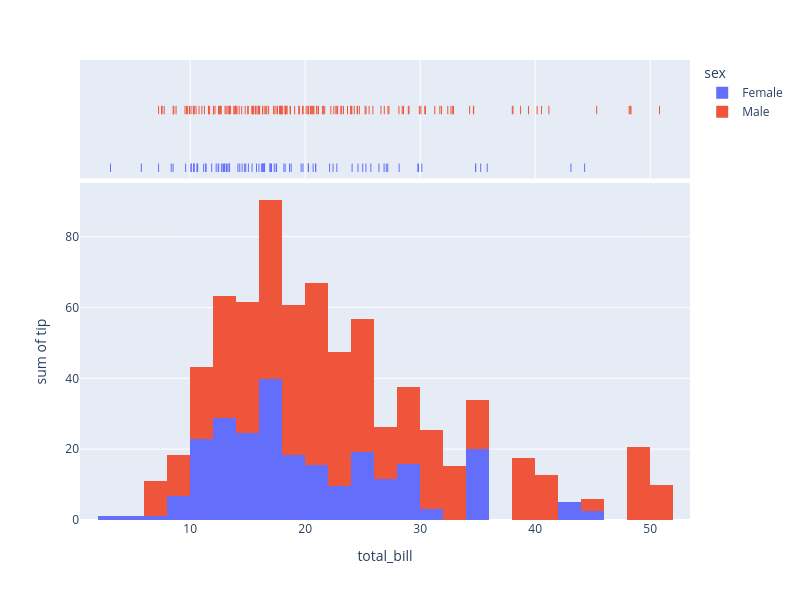

Notebook cell for this chart:
### Code cell
df = px.data.tips()
fig = px.histogram(df, x="total_bill", y="tip", color="sex", marginal="rug",
                   hover_data=df.columns, width=800, height=600)
fig.show()

### Figure 1 — Plotly figure (JSON) as saved in the notebook; plotly's stock layout.template omitted (floating-point values rounded to 4 significant figures; data arrays with more than 128 entries replaced by an {"elided": "..."} marker saying what was removed)
{"data": [{"bingroup": "x", "histfunc": "sum", "hovertemplate": "sex=Female<br>total_bill=%{x}<br>sum of tip=%{y}<extra></extra>", "legendgroup": "Female", "marker": {"color": "#636efa", "pattern": {"shape": ""}}, "name": "Female", "orientation": "v", "showlegend": true, "type": "histogram", "x": [16.99, 24.59, 35.26, 14.83, 10.33, 16.97, 20.29, 15.77, 19.65, 15.06, 20.69, 16.93, 10.29, 34.81, 26.41, 16.45, 3.07, 17.07, 26.86, 25.28, 14.73, 10.07, 34.83, 5.75, 16.32, 22.75, 11.35, 15.38, 44.3, 22.42, 20.92, 14.31, 7.25, 25.71, 17.31, 10.65, 12.43, 24.08, 13.42, 12.48, 29.8, 14.52, 11.38, 20.27, 11.17, 12.26, 18.26, 8.51, 10.33, 14.15, 13.16, 17.47, 27.05, 16.43, 8.35, 18.64, 11.87, 29.85, 25.0, 13.39, 16.21, 17.51, 10.59, 10.63, 9.6, 20.9, 18.15, 19.81, 43.11, 13.0, 12.74, 13.0, 16.4, 16.47, 12.76, 13.27, 28.17, 12.9, 30.14, 13.42, 15.98, 16.27, 10.09, 22.12, 35.83, 27.18, 18.78], "xaxis": "x", "y": [1.01, 3.61, 5.0, 3.02, 1.67, 3.5, 2.75, 2.23, 3.0, 3.0, 2.45, 3.07, 2.6, 5.2, 1.5, 2.47, 1.0, 3.0, 3.14, 5.0, 2.2, 1.83, 5.17, 1.0, 4.3, 3.25, 2.5, 3.0, 2.5, 3.48, 4.08, 4.0, 1.0, 4.0, 3.5, 1.5, 1.8, 2.92, 1.68, 2.52, 4.2, 2.0, 2.0, 2.83, 1.5, 2.0, 3.25, 1.25, 2.0, 2.0, 2.75, 3.5, 5.0, 2.3, 1.5, 1.36, 1.63, 5.14, 3.75, 2.61, 2.0, 3.0, 1.61, 2.0, 4.0, 3.5, 3.5, 4.19, 5.0, 2.0, 2.01, 2.0, 2.5, 3.23, 2.23, 2.5, 6.5, 1.1, 3.09, 3.48, 3.0, 2.5, 2.0, 2.88, 4.67, 2.0, 3.0], "yaxis": "y"}, {"boxpoints": "all", "customdata": {"elided": "87x5 mixed values"}, "fillcolor": "rgba(255,255,255,0)", "hoveron": "points", "hovertemplate": "sex=%{customdata[0]}<br>total_bill=%{x}<br>smoker=%{customdata[1]}<br>day=%{customdata[2]}<br>time=%{customdata[3]}<br>size=%{customdata[4]}<extra></extra>", "jitter": 0, "legendgroup": "Female", "line": {"color": "rgba(255,255,255,0)"}, "marker": {"color": "#636efa", "symbol": "line-ns-open"}, "name": "Female", "showlegend": false, "type": "box", "x": [16.99, 24.59, 35.26, 14.83, 10.33, 16.97, 20.29, 15.77, 19.65, 15.06, 20.69, 16.93, 10.29, 34.81, 26.41, 16.45, 3.07, 17.07, 26.86, 25.28, 14.73, 10.07, 34.83, 5.75, 16.32, 22.75, 11.35, 15.38, 44.3, 22.42, 20.92, 14.31, 7.25, 25.71, 17.31, 10.65, 12.43, 24.08, 13.42, 12.48, 29.8, 14.52, 11.38, 20.27, 11.17, 12.26, 18.26, 8.51, 10.33, 14.15, 13.16, 17.47, 27.05, 16.43, 8.35, 18.64, 11.87, 29.85, 25.0, 13.39, 16.21, 17.51, 10.59, 10.63, 9.6, 20.9, 18.15, 19.81, 43.11, 13.0, 12.74, 13.0, 16.4, 16.47, 12.76, 13.27, 28.17, 12.9, 30.14, 13.42, 15.98, 16.27, 10.09, 22.12, 35.83, 27.18, 18.78], "xaxis": "x2", "yaxis": "y2"}, {"bingroup": "x", "histfunc": "sum", "hovertemplate": "sex=Male<br>total_bill=%{x}<br>sum of tip=%{y}<extra></extra>", "legendgroup": "Male", "marker": {"color": "#EF553B", "pattern": {"shape": ""}}, "name": "Male", "orientation": "v", "showlegend": true, "type": "histogram", "x": {"elided": "157 float values"}, "xaxis": "x", "y": {"elided": "157 float values"}, "yaxis": "y"}, {"boxpoints": "all", "customdata": {"elided": "157x5 mixed values"}, "fillcolor": "rgba(255,255,255,0)", "hoveron": "points", "hovertemplate": "sex=%{customdata[0]}<br>total_bill=%{x}<br>smoker=%{customdata[1]}<br>day=%{customdata[2]}<br>time=%{customdata[3]}<br>size=%{customdata[4]}<extra></extra>", "jitter": 0, "legendgroup": "Male", "line": {"color": "rgba(255,255,255,0)"}, "marker": {"color": "#EF553B", "symbol": "line-ns-open"}, "name": "Male", "showlegend": false, "type": "box", "x": {"elided": "157 float values"}, "xaxis": "x2", "yaxis": "y2"}], "layout": {"barmode": "relative", "height": 600, "legend": {"title": {"text": "sex"}, "tracegroupgap": 0}, "margin": {"t": 60}, "width": 800, "xaxis": {"anchor": "y", "domain": [0, 1], "title": {"text": "total_bill"}}, "xaxis2": {"anchor": "y2", "domain": [0, 1], "matches": "x", "showgrid": true, "showticklabels": false}, "yaxis": {"anchor": "x", "domain": [0, 0.7326], "title": {"text": "sum of tip"}}, "yaxis2": {"anchor": "x2", "domain": [0.7426, 1], "matches": "y2", "showgrid": false, "showline": false, "showticklabels": false, "ticks": ""}}}
